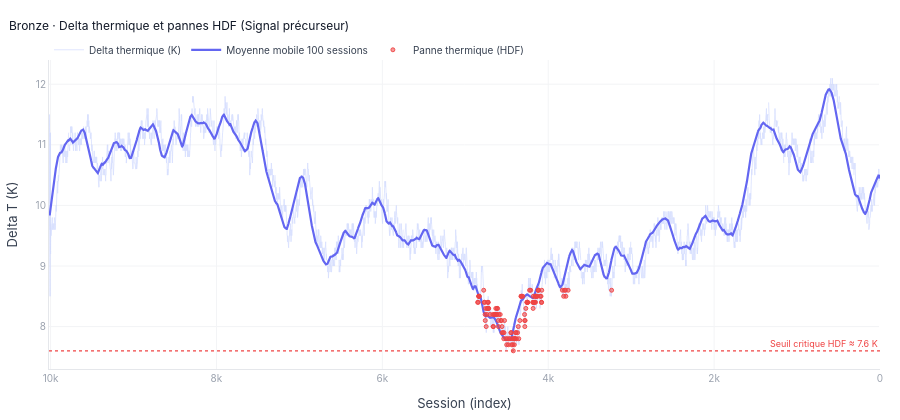

Notebook cell for this chart:
### Code cell
# ── Plot 6 : Delta thermique — signal précurseur HDF ─────────
print("\n── Plot 6 : Delta thermique (Process − Air) et pannes HDF ──")

df_plot = df.copy()
df_plot['delta_T'] = df_plot['Process temperature [K]'] - df_plot['Air temperature [K]']
df_plot['idx']     = range(len(df_plot))
df_plot['delta_T_ma'] = df_plot['delta_T'].rolling(window=100, min_periods=1).mean()

fig6 = go.Figure()

fig6.add_trace(go.Scatter(
    x=df_plot['idx'], y=df_plot['delta_T'],
    mode='lines', name='Delta thermique (K)',
    line=dict(color='#c7d2fe', width=0.8), opacity=0.7,
    hovertemplate='Session : %{x}<br>Delta T : %{y:.2f} K<extra></extra>'
))

fig6.add_trace(go.Scatter(
    x=df_plot['idx'], y=df_plot['delta_T_ma'],
    mode='lines', name='Moyenne mobile 100 sessions',
    line=dict(color='#6366f1', width=2.2),
    hovertemplate='Session : %{x}<br>Moy Delta T : %{y:.2f} K<extra></extra>'
))

mask_hdf = df_plot['HDF'] == 1
fig6.add_trace(go.Scatter(
    x=df_plot.loc[mask_hdf, 'idx'],
    y=df_plot.loc[mask_hdf, 'delta_T'],
    mode='markers', name='Panne thermique (HDF)',
    marker=dict(
        color='rgba(239, 68, 68, 0.55)',
        size=4,
        symbol='circle',
        line=dict(width=1, color='rgba(239, 68, 68, 0.9)')
    ),
    hovertemplate='Session : %{x}<br>Delta T : %{y:.2f} K<br><b>HDF</b><extra></extra>'
))

seuil_hdf = df_plot.loc[mask_hdf, 'delta_T'].min() if mask_hdf.sum() > 0 else 8.6
fig6.add_hline(
    y=seuil_hdf,
    line_dash='dot',
    line_color='#ef4444',
    line_width=1.2,
    annotation_text=f'Seuil critique HDF ≈ {seuil_hdf:.1f} K',
    annotation_font_size=9,
    annotation_font_color='#ef4444',
    annotation_position='top right'
)

y_min = min(df_plot['delta_T'].min(), seuil_hdf) - 0.3
y_max = df_plot['delta_T'].max() + 0.3

fig6.update_layout(
    **LAYOUT,
    autosize=True,
    title=dict(
        text='Bronze · Delta thermique et pannes HDF (Signal précurseur)',
        font=dict(size=12, color='#111827'),
        x=0.01
    ),
    xaxis=dict(
        title='Session (index)',
        gridcolor='#f3f4f6',
        linecolor='#e5e7eb',
        tickfont=dict(size=10, color='#9ca3af'),
        range=[df_plot['idx'].max(), df_plot['idx'].min()]   # reversed + full width
    ),
    yaxis=dict(
        title='Delta T (K)',
        gridcolor='#f3f4f6',
        linecolor='#e5e7eb',
        tickfont=dict(size=10, color='#9ca3af'),
        range=[y_min, y_max]   # tighter vertical fit
    ),
    legend=dict(
        bgcolor='rgba(0,0,0,0)',
        borderwidth=0,
        font=dict(size=10),
        orientation='h',
        y=1.08
    ),
    margin=dict(l=45, r=20, t=60, b=45),   # less empty outer space
    height=420
)

fig6.show()
save_fig(fig6, 'plot6_delta_thermique')

### Figure 1 — Plotly figure (JSON) as saved in the notebook; plotly's stock layout.template omitted (floating-point values rounded to 4 significant figures; data arrays with more than 128 entries replaced by an {"elided": "..."} marker saying what was removed)
{"data": [{"hovertemplate": "Session : %{x}<br>Delta T : %{y:.2f} K<extra></extra>", "line": {"color": "#c7d2fe", "width": 0.8}, "mode": "lines", "name": "Delta thermique (K)", "opacity": 0.7, "type": "scatter", "x": {"elided": "10020 int values"}, "y": {"elided": "10020 float values"}}, {"hovertemplate": "Session : %{x}<br>Moy Delta T : %{y:.2f} K<extra></extra>", "line": {"color": "#6366f1", "width": 2.2}, "mode": "lines", "name": "Moyenne mobile 100 sessions", "type": "scatter", "x": {"elided": "10020 int values"}, "y": {"elided": "10020 float values"}}, {"hovertemplate": "Session : %{x}<br>Delta T : %{y:.2f} K<br><b>HDF</b><extra></extra>", "marker": {"color": "rgba(239, 68, 68, 0.55)", "line": {"color": "rgba(239, 68, 68, 0.9)", "width": 1}, "size": 4, "symbol": "circle"}, "mode": "markers", "name": "Panne thermique (HDF)", "type": "scatter", "x": [3236, 3760, 3787, 3793, 3806, 3814, 3829, 4078, 4080, 4081, 4087, 4096, 4119, 4120, 4121, 4130, 4138, 4140, 4151, 4153, 4155, 4157, 4164, 4170, 4173, 4179, 4182, 4184, 4185, 4211, 4225, 4247, 4249, 4251, 4253, 4254, 4258, 4270, 4279, 4282, 4283, 4285, 4307, 4323, 4326, 4328, 4342, 4355, 4361, 4370, 4383, 4389, 4391, 4400, 4405, 4406, 4409, 4417, 4421, 4427, 4435, 4441, 4448, 4449, 4462, 4475, 4480, 4495, 4501, 4510, 4527, 4533, 4536, 4544, 4556, 4558, 4565, 4570, 4579, 4596, 4600, 4601, 4611, 4618, 4620, 4621, 4632, 4642, 4643, 4651, 4661, 4665, 4669, 4702, 4718, 4720, 4723, 4727, 4729, 4731, 4737, 4739, 4748, 4755, 4759, 4761, 4768, 4770, 4778, 4831, 4833, 4836, 4840, 4844, 4851], "y": [8.6, 8.6, 8.5, 8.6, 8.6, 8.5, 8.6, 8.6, 8.4, 8.4, 8.5, 8.5, 8.6, 8.6, 8.6, 8.5, 8.5, 8.5, 8.5, 8.4, 8.5, 8.5, 8.4, 8.4, 8.4, 8.5, 8.3, 8.4, 8.4, 8.6, 8.6, 8.4, 8.4, 8.4, 8.4, 8.4, 8.4, 8.3, 8.1, 8.0, 8.1, 8.2, 8.5, 8.5, 8.5, 8.5, 8.1, 7.8, 8.0, 7.9, 7.8, 7.9, 7.9, 7.8, 7.8, 7.8, 7.7, 7.8, 7.6, 7.7, 7.8, 7.7, 7.9, 7.9, 7.8, 7.8, 7.7, 7.8, 7.7, 7.8, 8.1, 7.9, 7.8, 7.9, 7.9, 8.0, 8.1, 8.1, 8.2, 8.2, 8.0, 8.1, 8.3, 8.3, 8.2, 8.2, 8.3, 8.2, 8.2, 8.2, 8.0, 8.0, 8.2, 8.2, 8.3, 8.3, 8.4, 8.4, 8.4, 8.3, 8.3, 8.2, 8.0, 8.3, 8.1, 8.2, 8.4, 8.4, 8.6, 8.5, 8.5, 8.5, 8.5, 8.4, 8.4]}], "layout": {"annotations": [{"font": {"color": "#ef4444", "size": 9}, "showarrow": false, "text": "Seuil critique HDF ≈ 7.6 K", "x": 1, "xanchor": "right", "xref": "x domain", "y": 7.6, "yanchor": "bottom", "yref": "y"}], "autosize": true, "font": {"color": "#374151", "family": "Inter, sans-serif", "size": 11}, "height": 420, "hoverlabel": {"bgcolor": "#1f2937", "font": {"color": "#f9fafb", "size": 11}}, "legend": {"bgcolor": "rgba(0,0,0,0)", "borderwidth": 0, "font": {"size": 10}, "orientation": "h", "y": 1.08}, "margin": {"b": 45, "l": 45, "r": 20, "t": 60}, "paper_bgcolor": "#ffffff", "plot_bgcolor": "#ffffff", "shapes": [{"line": {"color": "#ef4444", "dash": "dot", "width": 1.2}, "type": "line", "x0": 0, "x1": 1, "xref": "x domain", "y0": 7.6, "y1": 7.6, "yref": "y"}], "title": {"font": {"color": "#111827", "size": 12}, "text": "Bronze · Delta thermique et pannes HDF (Signal précurseur)", "x": 0.01}, "xaxis": {"gridcolor": "#f3f4f6", "linecolor": "#e5e7eb", "range": [10019, 0], "tickfont": {"color": "#9ca3af", "size": 10}, "title": {"text": "Session (index)"}}, "yaxis": {"gridcolor": "#f3f4f6", "linecolor": "#e5e7eb", "range": [7.3, 12.4], "tickfont": {"color": "#9ca3af", "size": 10}, "title": {"text": "Delta T (K)"}}}}
